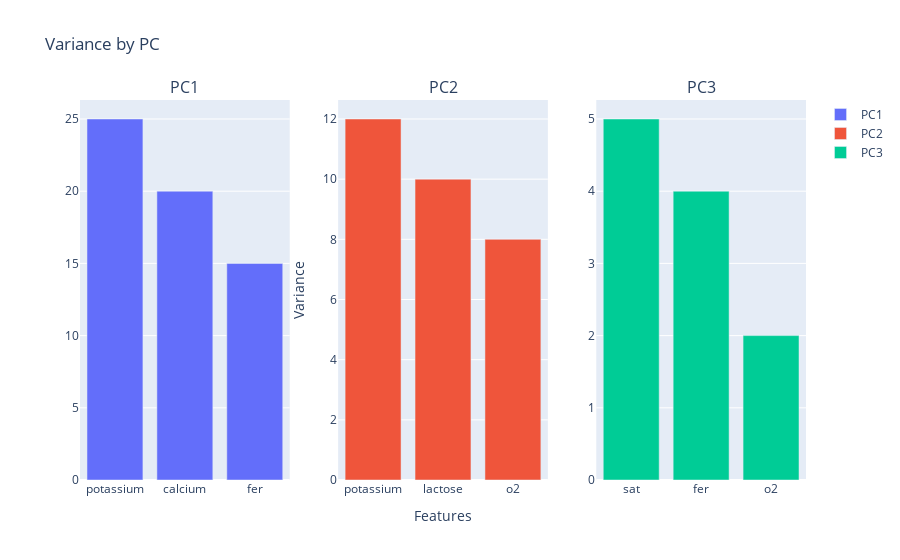

Write notebook code for a chart like this one.
### Code cell
import pandas as pd
import plotly.express as px
from plotly.subplots import make_subplots
import plotly.graph_objects as go

# Your DataFrame
df = pd.DataFrame({
    'Features': ['potassium', 'calcium', 'fer', 'potassium', 'lactose', 'o2', 'sat', 'fer', 'o2'],
    'PCs': ['PC1', 'PC1', 'PC1', 'PC2', 'PC2', 'PC2', 'PC3', 'PC3', 'PC3'],
    'Variance': [25, 20, 15, 12, 10, 8, 5, 4, 2]
})

# Create subplots for each unique 'PCs' value
fig = make_subplots(rows=1, cols=3, subplot_titles=df['PCs'].unique())

for i, pc in enumerate(df['PCs'].unique(), start=1):
    data = df[df['PCs'] == pc]
    trace = go.Bar(x=data['Features'], y=data['Variance'], name=pc)
    fig.add_trace(trace, row=1, col=i)

# Update layout and display the figure
fig.update_layout(title_text="Variance by PC")
fig.update_xaxes(title_text="Features", row=1, col=2)
fig.update_yaxes(title_text="Variance", row=1, col=2)
fig.show()

### Figure 1 — Plotly figure (JSON) as saved in the notebook; plotly's stock layout.template omitted (floating-point values rounded to 4 significant figures)
{"data": [{"name": "PC1", "type": "bar", "x": ["potassium", "calcium", "fer"], "xaxis": "x", "y": [25, 20, 15], "yaxis": "y"}, {"name": "PC2", "type": "bar", "x": ["potassium", "lactose", "o2"], "xaxis": "x2", "y": [12, 10, 8], "yaxis": "y2"}, {"name": "PC3", "type": "bar", "x": ["sat", "fer", "o2"], "xaxis": "x3", "y": [5, 4, 2], "yaxis": "y3"}], "layout": {"annotations": [{"font": {"size": 16}, "showarrow": false, "text": "PC1", "x": 0.1444, "xanchor": "center", "xref": "paper", "y": 1, "yanchor": "bottom", "yref": "paper"}, {"font": {"size": 16}, "showarrow": false, "text": "PC2", "x": 0.5, "xanchor": "center", "xref": "paper", "y": 1, "yanchor": "bottom", "yref": "paper"}, {"font": {"size": 16}, "showarrow": false, "text": "PC3", "x": 0.8556, "xanchor": "center", "xref": "paper", "y": 1, "yanchor": "bottom", "yref": "paper"}], "title": {"text": "Variance by PC"}, "xaxis": {"anchor": "y", "domain": [0, 0.2889]}, "xaxis2": {"anchor": "y2", "domain": [0.3556, 0.6444], "title": {"text": "Features"}}, "xaxis3": {"anchor": "y3", "domain": [0.7111, 1]}, "yaxis": {"anchor": "x", "domain": [0, 1]}, "yaxis2": {"anchor": "x2", "domain": [0, 1], "title": {"text": "Variance"}}, "yaxis3": {"anchor": "x3", "domain": [0, 1]}}}
